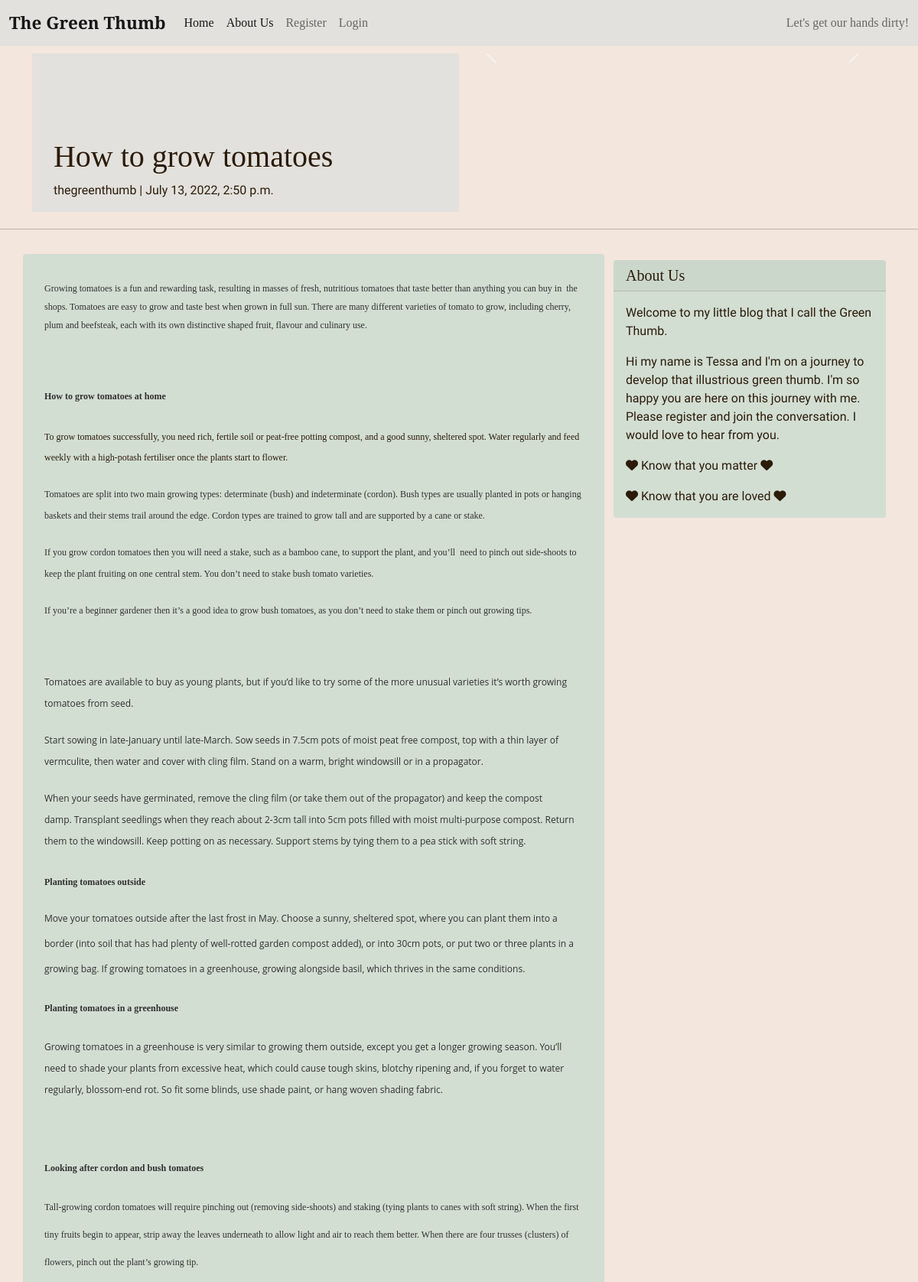
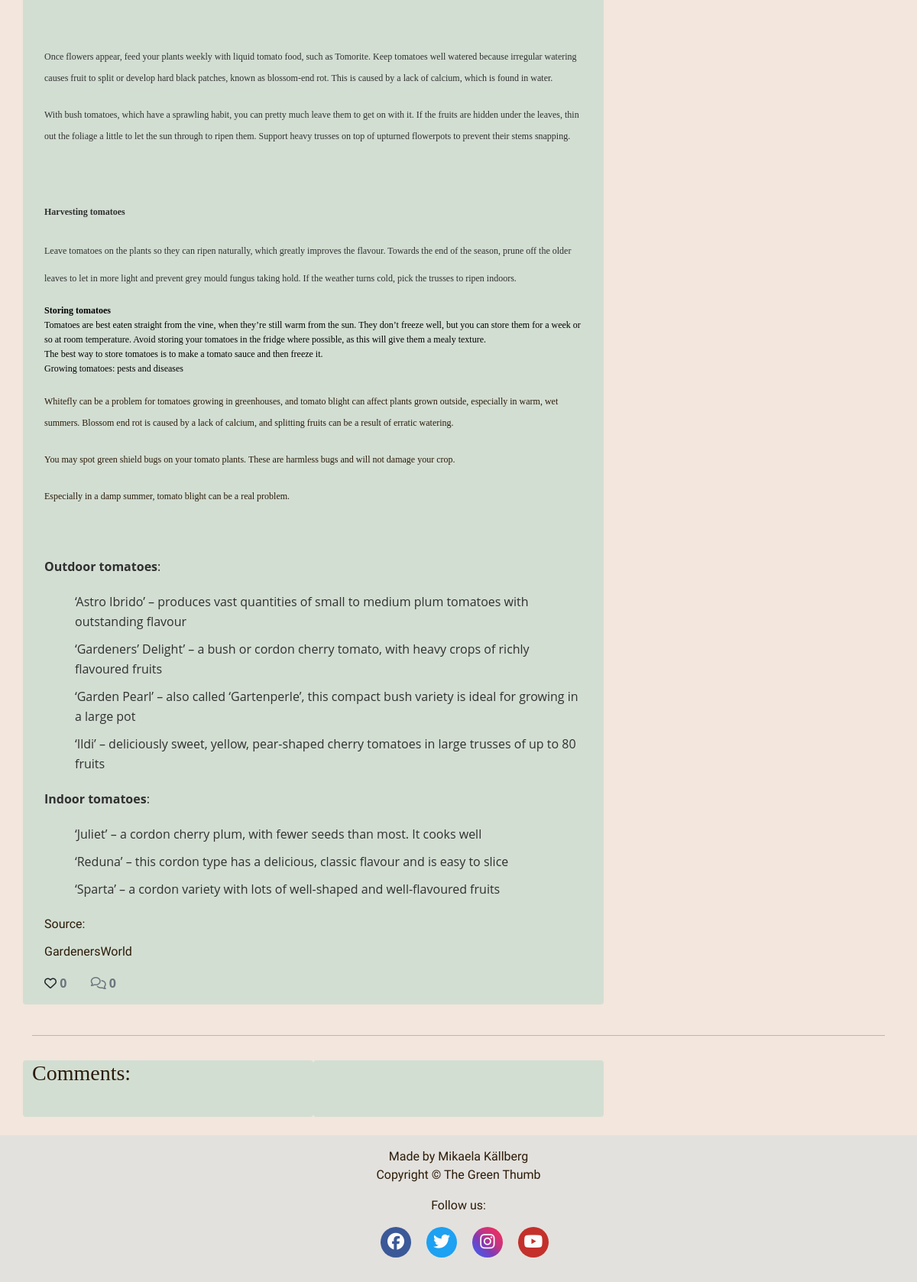
Screenshot of /how-to-grow-tomatoes/ with the database file from the repository (2 pictures, top to bottom).
### blog/models.py (models this page shows, shortened)
class BlogPost(models.Model):
    title = models.CharField(
        max_length=200, unique=True, null=False, blank=False)
    slug = models.SlugField(max_length=200, unique=True)
    created_on = models.DateTimeField(auto_now_add=True)
    updated_on = models.DateTimeField(auto_now=True)
    content = models.TextField(blank=True)
    excerpt = models.TextField(blank=True)
    author = models.ForeignKey(
        User, on_delete=models.CASCADE, related_name='blog_posts',
        default=id(0))
    status = models.IntegerField(choices=STATUS, default=0)
    featured_image = CloudinaryField('image', default='placeholder')
    alt_tag = models.CharField(max_length=100, default='image related to post')
    likes = models.ManyToManyField(
        User, related_name='blogpost_like', blank=True)
    class Meta:
        ordering = ['-created_on']
    def number_of_likes(self):
        return self.likes.count()

### blog/views.py (the view, shortened to what this page needs)
# urls.py: path('<slug:slug>/', views.PostDetail.as_view(), name='post_detail'),
class PostDetail(View):
    def get(self, request, slug, *args, **kwargs):
        queryset = BlogPost.objects.filter(status=1)
        post = get_object_or_404(queryset, slug=slug)
        photos = PostImage.objects.filter(post=post)
        comments = post.comments.filter(approved=True).order_by('-created_on')
        liked = False
        if post.likes.filter(id=self.request.user.id).exists():
            liked = True
        return render(
            request,
            'post_detail.html',
            {
                'post': post,
                'photos': photos,
                'comments': comments,
                'commented': False,
                'liked': liked,
                'form': CommentForm(),
                'title': post.title,
            },
        )

### templates/post_detail.html (shortened to what this page needs)
{% extends 'base.html' %} {% block content %}
{% load crispy_forms_tags %}
<div class="masthead">
    <div class="container">
        <div class="row g-0">
            <div class="col-md-6 masthead-text">
                <h1 class="post-title">{{ post.title }}</h1>
                <p class="post-subtitle">{{ post.author }} | {{ post.created_on }}</p>
            </div>
            <div class="d-block col-md-6 masthead-image">
                {% if "placeholder" in post.featured_image.url %}
                <img src="https://res.cloudinary.com/mikakallberg/image/upload/v1657833423/vegetables_spm2bn.png"
                    class="img-fluid" width="100%" alt="Image of carrots, leaks and potatoes on a wodden table">
                {% else %}
                <div id="carouselExampleIndicators" class="carousel slide" data-bs-ride="carousel">
                    <button class="carousel-control-prev" type="button" data-bs-target="#carouselExampleIndicators"
                        data-bs-slide="prev">
                        <span class="carousel-control-prev-icon" aria-hidden="true"></span>
                    </button>
                    <button class="carousel-control-next" type="button" data-bs-target="#carouselExampleIndicators"
                        data-bs-slide="next">
                        <span class="carousel-control-next-icon" aria-hidden="true"></span>
                    </button>
                </div>
                {% endif %}
            </div>
        </div>
    </div>
</div>
<div class="row">
    <div class="col">
        <hr>
    </div>
</div>
<div class="container">
    <div class="row">
        <div class="col card mb-4  mt-3 left  top">
            <div class="card-body">
                <p class="card-text ">{{ post.content | safe }}</p>
                <div class="row">
                    <div class="col-1">
                        <strong>
                            {% if user.is_authenticated %}
                            <form class="d-inline" action="{% url 'post_like' post.slug %}" method="POST" aria-label="Like the post">
                                {% csrf_token %}
                                {% if liked %}
                                <button type="submit" name="blogpost_id" value="{{post.slug}}" class="btn-like" aria-label="Unlike post"><i
                                        class="fas fa-heart"></i></button>
                                {% else %}
                                <button type="submit" name="blogpost_id" value="{{post.slug}}" class="btn-like" aria-label="A like button"><i
                                        class="far fa-heart"></i></button>
                                {% endif %}
                            </form>
                            {% else %}
                            <span><i class="far fa-heart"></i></span>
                            {% endif %}
                            <span class="text-secondary">{{ post.number_of_likes }}</span>
                        </strong>
                    </div>
                    <div class="col-1">
                        {% with comments.count as total_comments %}
                        <strong class="text-secondary"><i class="far fa-comments"></i>
                            {{ total_comments }}
                        </strong>
                        {% endwith %}
                    </div>
                </div>
            </div>
        </div>
        {% block sidebar %}
        {% include 'sidebar.html' %}
        {% endblock sidebar %}
    </div>
    <div class="row">
        <div class="col">
            <hr>
        </div>
    </div>
    <div class="row">
        <div class="col-md-4 card mb-4  mt-3 ">
            <h3>Comments:</h3>
            <div class="card-body">
            </div>
        </div>
        <div class="col-md-4 card mb-4  mt-3 ">
            <div class="card-body">
            </div>
        </div>
    </div>
</div>
{% endblock content %}

### static/css/style.css (style rules this page uses)
* { margin: 0; padding: 0; border: none; box-sizing: border-box; }
body { background-color: #f3e6dc; background-image: url('https://res.cloudinary.com/mikakallberg/image/upload/v1657838702/backgr_img_rzwlnc.jpg'); background-position: center center; background-repeat: no-repeat; background-size: cover; background-attachment:fixed; }
html, body { height: 100%; }
h1, h2, h3, h4, h5 { font-family: 'Playfair Display', serif; color: #2b1b08; }
p { font-family: 'Gentium Book Plus', sans-serif; color: #2b1b08; }
a { text-decoration: none; color: inherit; }
.card { border: none; background-color: #d3ded3; }
.masthead { margin-top: 10px; overflow: hidden; position: relative; display: inline-block; width: 100%; }
.masthead-text { background-color: #e3e1dd; position: relative; }
.masthead-image { position: relative; overflow: hidden; }
.post-title { margin-top: 20%; margin-left: 5%; }
.post-subtitle { margin-left: 5%; }

### rows the page displays
BlogPost: title "How to grow tomatoes", author "thegreenthumb", created_on "July 13, 2022, 2:50 p.m.", content "Growing tomatoes is a fun and rewarding task, resulting in masses of fresh, nutritious tomatoes that taste better than anything you can buy in the shops. Tomatoes are easy to grow and taste best when grown in full sun. There are many different varieties of tomato to grow, including cherry, plum and beefsteak, each with its own distinctive shaped fruit, flavour and culinary use. How to grow tomatoes at home To grow tomatoes successfully, you need rich, fertile soil or peat-free potting compost, and a good sunny, sheltered spot. Water regularly and feed weekly with a high-potash fertiliser once the plants start to flower. Tomatoes are split into two main growing types: determinate (bush) and…", number_of_likes "0"

### other values shown
{{ total_comments }} "0"
